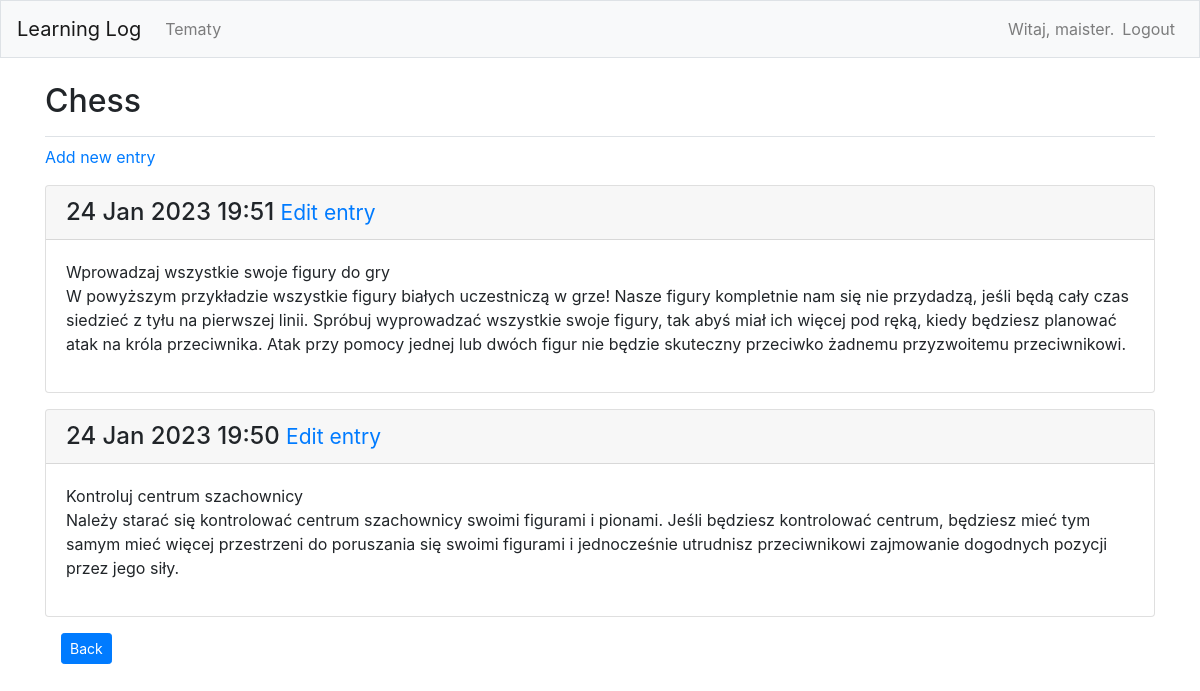
Before: /topic/1/ (signed in) with the older database file.
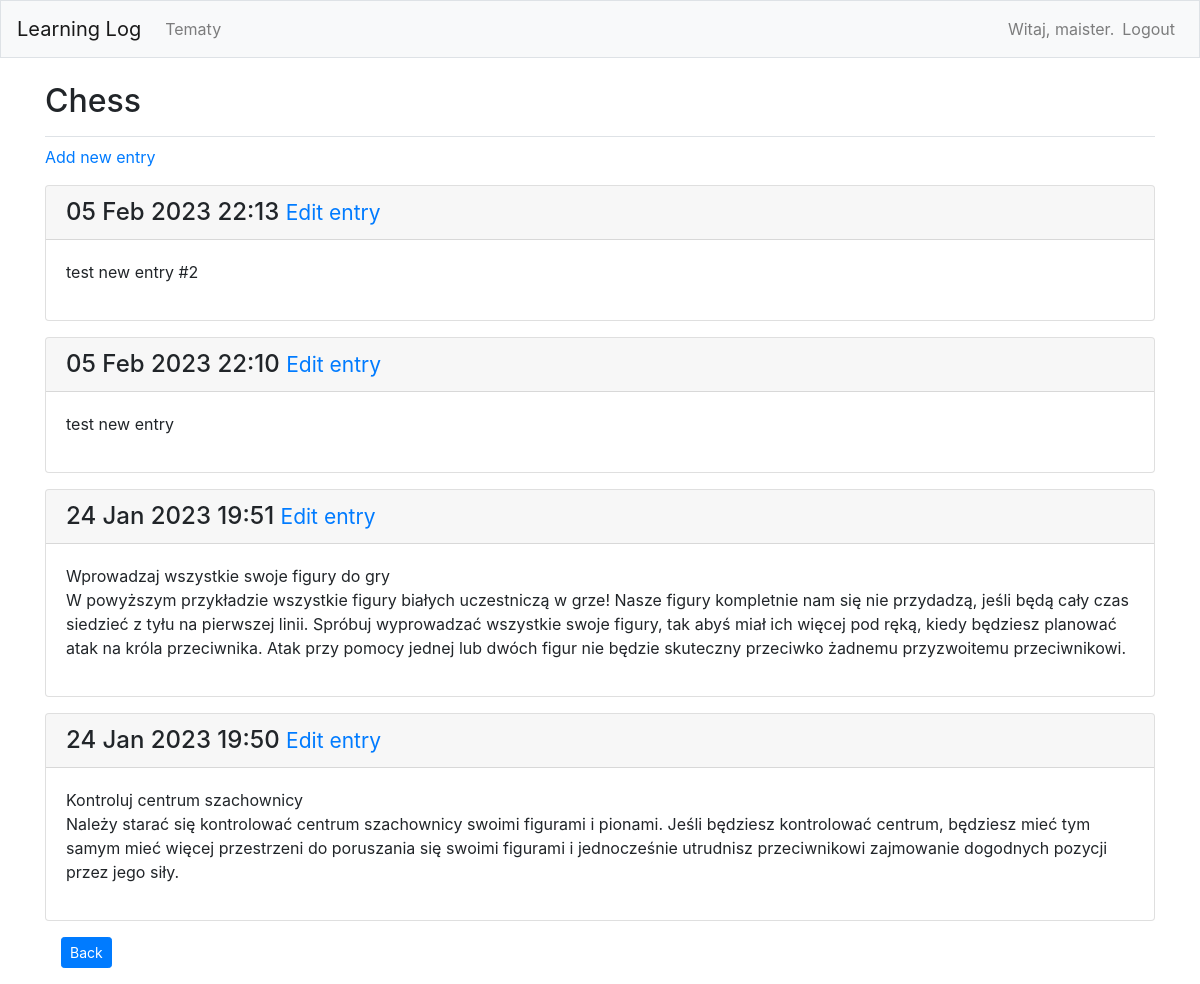
After: the same page with the newer database file.
### learning_logs/models.py (models this page shows, shortened)
class Entry(models.Model):
    topic = models.ForeignKey(Topic, on_delete=models.CASCADE)
    text = models.TextField()
    date_added = models.DateTimeField(auto_now_add=True)
    class Meta:
        verbose_name_plural = 'entries'

### learning_logs/views.py (the view)
# urls.py: path('topic/<int:topic_id>/', views.topic, name='topic'),
@login_required
def topic(request, topic_id):
    topic = Topic.objects.get(id=topic_id)
    check_topic_owner(request, topic)
    entries = topic.entry_set.order_by('-date_added')
    context = {
        'topic': topic,
        'entries': entries,
    }
    return render(request, 'learning_logs/topic.html', context)

### learning_logs/models.py (called while the page is built)
    def __str__(self) -> str:
        return self.text

### learning_logs/views.py (called while the page is built)
def check_topic_owner(request, topic):
    if topic.owner != request.user:
        raise Http404

### learning_logs/templates/learning_logs/topic.html
{% extends "learning_logs/base.html" %}
{% block page_header %}
    <h2>{{ topic }}</h2>
{% endblock page_header %}
{% block content %}
    <p><a href="{% url 'learning_logs:new_entry' topic.id %}">Add new entry</a></p>
        {% for entry in entries %}
        <div class="card mb-3">
            <h4 class="card-header">
                {{ entry.date_added|date:'d M Y H:i' }}
                <small><a href="{% url 'learning_logs:edit_entry' entry.id %}">Edit entry</a></small>
            </h4>
            <div class="card-body">
                {{ entry.text|linebreaks }}
            </div>
        </div>
            {% empty %}
                Not added entry yet.
            {% endfor %}
    <div class="d-grid mb-3 ml-3 mt-3">
        <a class="btn btn-primary btn-sm" data-bs-toggle="button" role="button" href="{% url 'learning_logs:topics' %}">Back</a>
    </div>
{% endblock content %}

Changed rows visible on the page:
added Entry: date_added "05 Feb 2023 22:13", text "test new entry #2"
added Entry: date_added "05 Feb 2023 22:10", text "test new entry"
